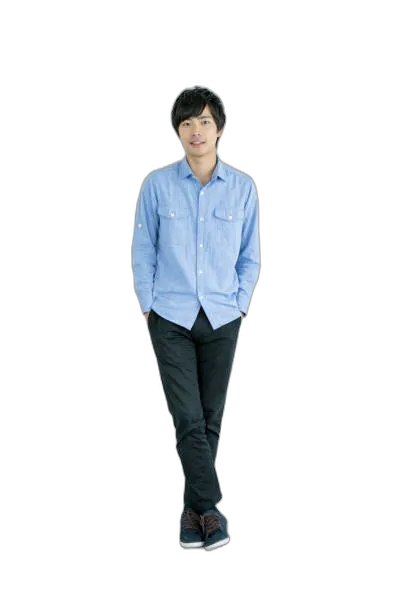
#> input picture output/segmented.png, 408 x 612 px
$ python blur.py
#> lines starting #> are read from the running program, lines starting #| are printed output that depends on the picture
#> further down, seg is the input picture: PIL image 408x612 RGBA; mean R, G, B, A 14.9, 17.5, 20, 34.4
import cv2
import numpy as np
from PIL import Image

def apply_depth_blur(background_path, depth_path, target_size, output_path):
    # Resize background to target (segmented image size)
#> called with background_path = 'output/selected_bg.png', depth_path = 'output/depth.png', target_size = (408, 612), output_path = 'output/blurred_bg.png'
    bg = Image.open(background_path).convert("RGB").resize(
        target_size, Image.BILINEAR
    )
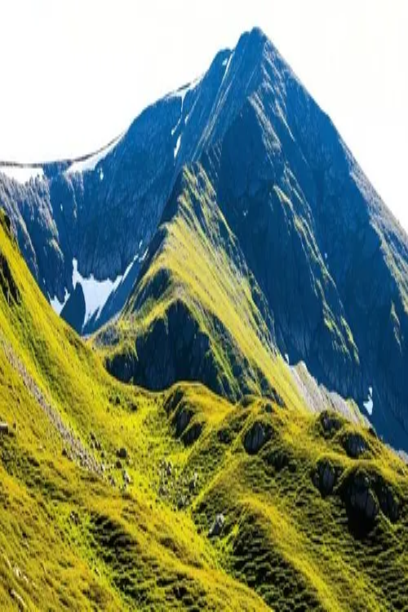
#> input picture output/selected_bg.png, 408 x 612 px
#> bg is the input picture: PIL image 408x612 RGB; mean R, G, B 122.9, 139.2, 114.7

    # Resize depth to same target
    depth = Image.open(depth_path).convert("L").resize(
        target_size, Image.BILINEAR
    )
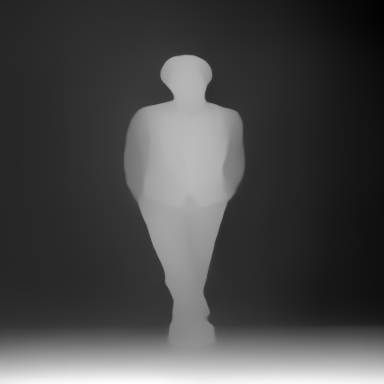
#> input picture output/depth.png, 384 x 384 px
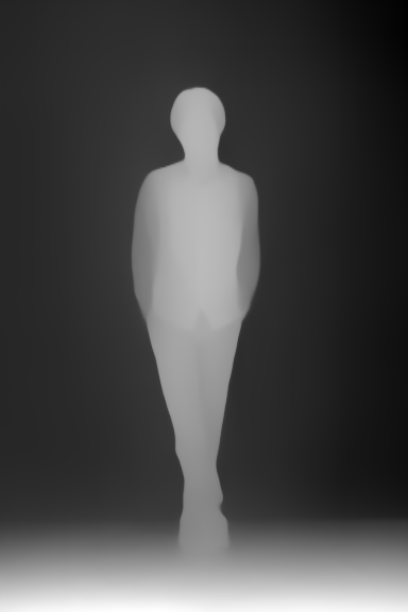
#> depth: PIL image 408x612 L; min 0, max 255, mean 71.8

    bg_np = np.array(bg)
    depth_np = np.array(depth) / 255.0
    depth_np = 1 - depth_np  # near = more blur
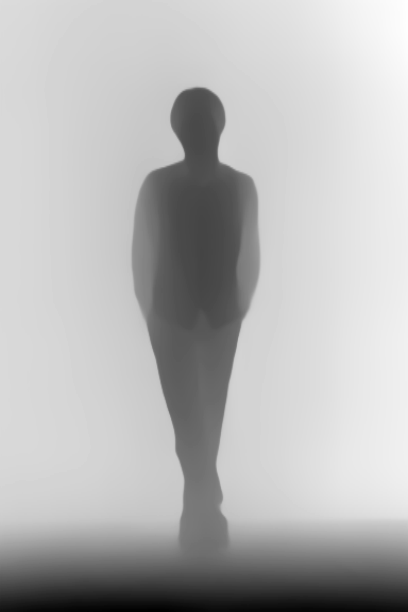
#> depth_np: shape (612, 408) float64; min 0, max 1, mean 0.718

    blurred = cv2.GaussianBlur(bg_np, (51, 51), 0)
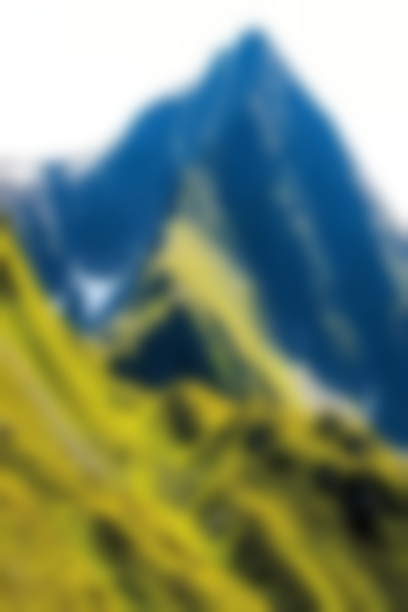
#> blurred: shape (612, 408, 3); mean R, G, B 122.9, 139.2, 114.7

    depth_mask = depth_np[..., None]
    final_bg = (
        depth_mask * blurred +
        (1 - depth_mask) * bg_np
    ).astype(np.uint8)
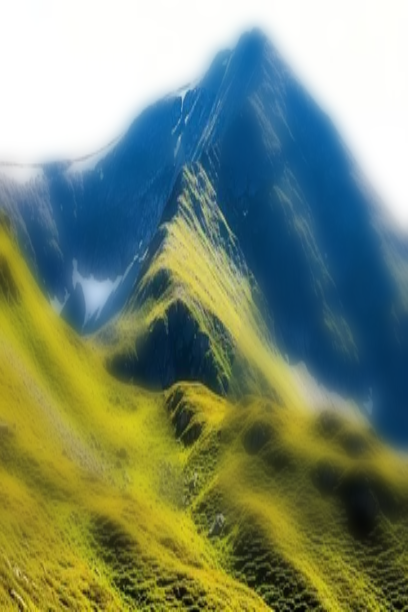
#> final_bg: shape (612, 408, 3); mean of channels 0, 1, 2 122.5, 138.8, 114.3; drawn as R, G, B

    Image.fromarray(final_bg).save(output_path)
    print("✅ Depth-aware blur applied")

if __name__ == "__main__":
    seg = Image.open("output/segmented.png")

    apply_depth_blur(
        "output/selected_bg.png",   # ✅ use selected background
        "output/depth.png",
        seg.size,
        "output/blurred_bg.png"
    )
